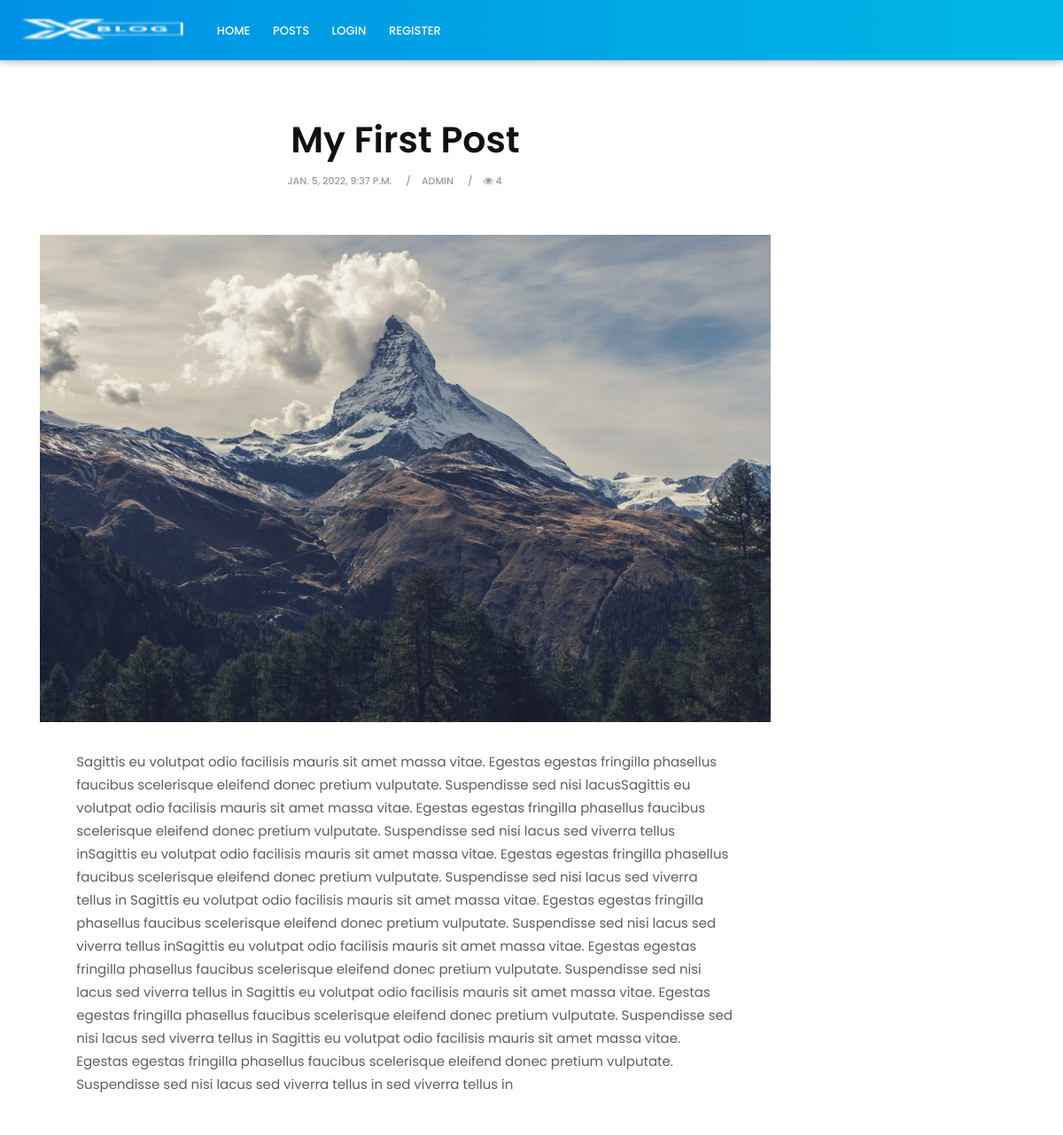
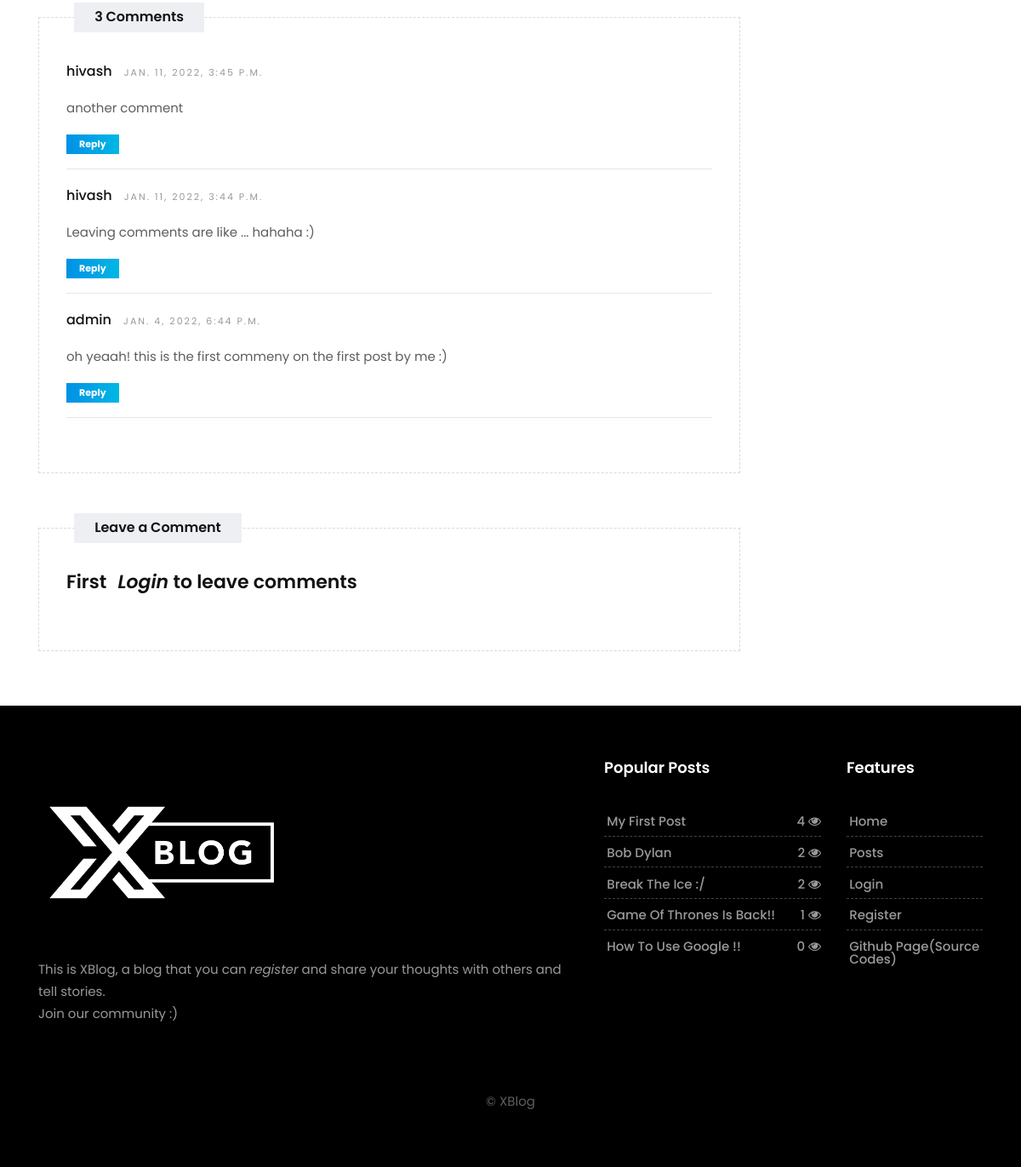
The page /posts/my-first-post on the database its author committed (2 pictures, top to bottom).
### my_blog/models.py (models this page shows, shortened)
class Post(models.Model):
    author = models.ForeignKey(User, on_delete=models.CASCADE, related_name='posts')
    title = models.CharField(max_length=50)
    content = models.TextField(null=True) # content = Text Editor
    summary = models.TextField(null=True)
    views = models.PositiveIntegerField(default=0)
    is_promote = models.BooleanField(default=False)
    date = models.DateTimeField(auto_now=True)
    image_name = models.CharField(max_length=64, null=True, default='default.png')
    slug = models.SlugField(unique=True, db_index=True, null=True)

class Comment(models.Model):
    post = models.ForeignKey(Post, on_delete=models.CASCADE, related_name="comments")
    author = models.ForeignKey(User, on_delete=models.CASCADE, related_name="comments", null=True)
    content = models.TextField(null=True)   # content = Text Editor
    date = models.DateTimeField(auto_now=True, null=True)
    active = models.BooleanField(default=True)

### my_blog/views.py (the view, shortened to what this page needs)
# urls.py: path("posts/<slug:slug>", views.post_detail, name='post_detail')
def post_detail(request, slug):
    post = get_object_or_404(Post, slug=slug)
    comments = post.comments.filter(active=True).order_by("-date")
    return render(request, 'my_blog/post_detail.html', context={
        'post':post,
        'comments':comments,
    })

### my_blog/context_processors.py (called while the page is built)
def add_variable_to_base(request):
    posts = Post.objects.all().order_by("-views")[:5]
    return {
        'posts': posts
    }

### my_blog/templates/my_blog/post_detail.html (shortened to what this page needs)
{% extends 'my_blog/base.html' %}
{% load static %}
{% block content %}
    <section class="section single-wrapper">
        <div class="container">
            <div class="row">
                <div class="col-lg-9 col-md-12 col-sm-12 col-xs-12">
                    <div class="page-wrapper">
                        <div class="blog-title-area text-center">
                            <h3>{{post.title}}</h3>
                            <div class="blog-meta big-meta">
                                <small>{{post.date}}</small>
                                <small>{{post.author}}</small>
                                <small><i class="fa fa-eye"></i> {{post.views}}</small>
                            </div>
                        </div>
                        <div class="single-post-media">
                            <img src="{% static 'my_blog/images/'|add:post.image_name %}" alt="" class="img-fluid">
                        </div>
                        <div class="blog-content">
                            <div class="pp">
                                <p>{{post.content}}</p>
                            </div>
                        </div>
                        <div class="custombox clearfix">
                            {% if comments|length > 1 %}
                                <h4 class="small-title">{{comments|length}} Comments</h4>
                            {% else %}
                                <h4 class="small-title">{{comments|length}} Comment</h4>
                            {% endif %}
                            <div class="row">
                                <div class="col-lg-12">
                                    <div class="comments-list">
                                        {% for comment in comments %}
                                            <div class="media-body">
                                                <h4 class="media-heading user_name">{{comment.author}} <small>{{comment.date}}</small></h4>
                                                <p>{{comment.content}}</p>
                                                <a href="#" class="btn btn-primary btn-sm">Reply</a>
                                                <hr>
                                            </div>
                                        {% endfor %}
                                        </div>
                                    </div>
                                </div>
                            </div>
                        </div>
                        <div class="custombox clearfix">
                            <h4 class="small-title">Leave a Comment</h4>
                            <div class="row">
                                <div class="col-lg-12">
                                    {% if "user" in request.session %}
                                        <form class="form-wrapper" method="POST">
                                            {% csrf_token %}
                                            <textarea class="form-control" placeholder="Your comment" name="content"></textarea>
                                            <button type="submit" class="btn btn-primary">Submit Comment</button>
                                        </form>
                                    {% else %}
                                        <h3>First <i><a class="ml-2" href="{% url 'login' %}">Login</a></i> to leave comments </h3>
                                    {% endif %}
                                </div>
                            </div>
                        </div>
                    </div>
                </div>
            </div>
    </section>
{% endblock content %}

### my_blog/templates/my_blog/base.html (shortened to what this page needs)
{% load static %}
<!DOCTYPE html>
<html lang="en">
<head>
        <link rel="stylesheet" href="https://maxcdn.bootstrapcdn.com/bootstrap/4.0.0/css/bootstrap.min.css">
        <link href="{% static 'my_blog/css/bootstrap.css' %}" rel="stylesheet">
        <link href="{% static 'my_blog/css/font-awesome.min.css' %}" rel="stylesheet">
        <link href="{% static 'my_blog/style.css' %}" rel="stylesheet">
        <link href="{% static 'my_blog/css/responsive.css' %}" rel="stylesheet">
        <link href="{% static 'my_blog/css/colors.css' %}" rel="stylesheet">
        <link href="{% static 'my_blog/css/version/tech.css' %}" rel="stylesheet">
</head>
<body>
        <header class="tech-header header">
            <div class="container-fluid">
                <nav class="navbar navbar-toggleable-md navbar-inverse fixed-top bg-inverse">
                    <a class="navbar-brand" href="tech-index.html"><img src="{% static 'my_blog/images/version/X-Blog-nav.png' %}" alt="logo"></a>
                    <div class="collapse navbar-collapse" id="navbarCollapse">
                        <ul class="navbar-nav mr-auto">
                            <li class="nav-item">
                                <a class="nav-link" href="{% url 'index' %}">Home</a>
                            </li>
                            <li class="nav-item">
                                <a class="nav-link" href="{% url 'posts' %}">Posts</a>
                            </li>
                            {% if "user" in request.session %}
                                <li class="nav-item">
                                    <a class="nav-link" href="{% url 'profile' request.session.user %}">{{request.session.user}}</a>
                                </li>
                                <li class="nav-item">
                                    <a class="nav-link" href="{% url 'add_post' %}">Add Post</a>
                                </li>
                                <li class="nav-item">
                                    <a class="nav-link" href="{% url 'logout' %}">Logout</a>
                                </li>
                            {% else %}
                                <li class="nav-item">
                                    <a class="nav-link" href="{% url 'login' %}">Login</a>
                                </li>
                                <li class="nav-item">
                                    <a class="nav-link" href="{% url 'register' %}">Register</a>
                                </li>
                            {% endif %}
                        </ul>
                    </div>
                </nav>
            </div>
        </header>
        {% block content %}{% endblock content %}
        <footer class="footer">
            <div class="container">
                <div class="row">
                    <div class="col-lg-7">
                        <div class="widget">
                            <div class="footer-text text-left">
                                <a href="index.html"><img src="{% static 'my_blog/images/version/X-Blog.png' %}" alt="logo" class="img-fluid"></a>
                                <p>
                                    This is XBlog, a blog that you can <a href="{% url 'register' %}"><em>register</em></a> and share your thoughts with others and tell stories. <br> Join our community :)
                                </p>
                            </div>
                        </div>
                    </div>
                    <div class="col-lg-3 col-md-12 col-sm-12 col-xs-12">
                        <div class="widget">
                            <h2 class="widget-title">Popular Posts</h2>
                            <div class="link-widget">
                                <ul>
                                    {% for post in posts %}
                                        <li><a href="{% url 'post_detail' post.slug%}">{{post.title}} <span>{{post.views}} <i class="fa fa-eye"></i></span></a></li>
                                    {% endfor %}
                                </ul>
                            </div>
                        </div>
                    </div>
                    <div class="col-lg-2 col-md-12 col-sm-12 col-xs-12">
                        <div class="widget">
                            <h2 class="widget-title">Features</h2>
                            <div class="link-widget">
                                <ul>
                                    <li><a href="{% url 'index' %}">Home</a></li>
                                    <li><a href="{% url 'posts' %}">Posts</a></li>
                                    {% if "user" in request.session %}
                                        <li><a href="{% url 'logout' %}">logout</a></li>
                                    {% else %}
                                        <li><a href="{% url 'login' %}">Login</a></li>
                                        <li><a href="{% url 'register' %}">Register</a></li>
                                    {% endif %}
                                    <li><a href="#">Github Page(source codes) </a></li>
                                </ul>
                            </div>
                        </div>
                    </div>
                </div>
                <div class="row">
                    <div class="col-md-12 text-center">
                        <br>
                        <div class="copyright">&copy; XBlog</div>
                    </div>
                </div>
            </div>
        </footer>
</body>
</html>

### my_blog/static/my_blog/style.css (style rules this page uses)
body { font-size: 15px; line-height: 26px; background-color: #ffffff; }
h1, h2, h3, h4, h5, body, p, .topbar-section, .navbar-inverse .navbar-nav .nav-link, .header .dropdown-menu, .navbar-nav .nav-link { font-family: 'Roboto', serif; }
h1, h2, h3, h4, h5, h6 { font-weight: 700; line-height: 1.4; color: #111111; }
h2 { font-size: 27px; line-height: 38px; margin-bottom: 20px }
h3 { font-size: 22px; line-height: 30px; margin-bottom: 17px }
h4 { font-size: 19px; line-height: 29px; margin-bottom: 14px }
a { color: #111111; }
body, p { color: #5e5e5e; }
p { margin-bottom: 26px; font-size: 15px; line-height: 26px; }
a { text-decoration: none !important; }
.header { padding: 0.4rem 0; position: relative; background-color: #ffffff; }
.navbar-inverse .navbar-nav .nav-link, .navbar-nav .nav-link { font-size: 15px; font-weight: 500; line-height: 1; padding: 0.9rem 0 0.8rem; text-transform: capitalize; color: #121212; }
.navbar-toggleable-md .navbar-nav .nav-link { padding-left: 0.8rem; padding-right: 0.8rem; }
.navbar-nav { margin: 0; }
.section { padding: 4rem 0; display: block; position: relative; background-color: #ffffff; }
.footer .widget-title { display: table; font-size: 18px; line-height: 1; margin: 0 0 2rem; padding: 0 0 0.5rem; }
.footer { padding: 4rem 0 4rem; background: url(images/footer.png) repeat-x center bottom #edeff2; }
.footer ul { padding: 0; margin: 0; list-style: none; }
.footer ul li { margin-bottom: 0.3rem; }
.footer ul li:last-child { margin-bottom: 0; }
.footer h5, .footer ul li a { color: #111111; }
.footer a, .footer p, .blog-list-widget small { color: rgba(0, 0, 0, 0.6) !important; }
.single-post-media { display: block; position: relative; overflow: hidden; margin-bottom: 2rem; }
.single-post-media img { width: 100%; }
.blog-title-area { display: block; position: relative; padding: 0; margin-bottom: 3rem; }
.blog-title-area .breadcrumb-item.active, .blog-title-area .breadcrumb-item + .breadcrumb-item::before, .blog-title-area .blog-meta small, .blog-title-area a { color: #a3a5a8; }
.blog-title-area h3 { font-size: 41px; line-height: 50px; margin-bottom: 7px; margin-top: 0; overflow-wrap: break-word; }
.user_name { font-size: 16px; font-weight: 500; }
.comments-list p { margin-bottom: 1rem }
.tag-cloud-single a, .comments-list .media-right, .comments-list small { color: #999 !important; font-size: 11px; letter-spacing: 2px; margin-top: 5px; padding-left: 10px; text-transform: uppercase; }
.media-body .btn-primary { padding: 5px 15px !important; font-size: 11px !important; }
.small-title { background: #edeff2 none repeat scroll 0 0; font-size: 16px; left: 5%; line-height: 1; margin: 0; padding: 0.6rem 1.5rem; position: absolute; text-align: center; top: -18px; }
.custombox { position: relative; padding: 3rem 2rem; border: 1px dashed #dadada; }
.pp { padding-left: 5%; padding-right: 5%; }
.blog-meta small { font-size: 11px; display: inline-block; margin-bottom: 0; padding-bottom: 0; color: #111111; font-weight: bold; text-transform: uppercase; margin-right: 0.5rem; }
.blog-meta small:after { content: "/"; padding-left: 1rem; }
.blog-meta small:last-child:after { content: "" }
.footer-text img { max-width: 290px; }
.footer-text p { margin-bottom: 0; padding: 1rem 0 1.2rem; }
.btn { background-color: #111111; border: 0 none; border-radius: 0; font-size: 14px; font-weight: bold; padding: 0.8rem 2rem; text-transform: none; }
.link-widget li { padding: 0.4rem 0.2rem 0.6rem; text-transform: capitalize; line-height: 1; font-weight: 500; position: relative; margin: 0; border-bottom: 1px dashed #dadada; }
.link-widget li:last-child { border-bottom: 0 dashed #dadada; }
.link-widget li span { position: absolute; right: 0; }

### my_blog/static/my_blog/css/colors.css (style rules this page uses)
.footer .widget-title { border-color: #3197d6; }

### rows shown on the page
Post: title "My First Post", date "JAN. 5, 2022, 9:37 P.M.", author "ADMIN", views "4", image_name (picture), content "Sagittis eu volutpat odio facilisis mauris sit amet massa vitae. Egestas egestas fringilla phasellus faucibus scelerisque eleifend donec pretium vulputate. Suspendisse sed nisi lacusSagittis eu volutpat odio facilisis mauris sit amet massa vitae. Egestas egestas fringilla phasellus faucibus scelerisque eleifend donec pretium vulputate. Suspendisse sed nisi lacus sed viverra tellus inSagittis eu volutpat odio facilisis mauris sit amet massa vitae. Egestas egestas fringilla phasellus faucibus scelerisque eleifend donec pretium vulputate. Suspendisse sed nisi lacus sed viverra tellus in Sagittis eu volutpat odio facilisis mauris sit amet massa vitae. Egestas egestas fringilla phasellus…"
Comment: author "hivash", date "JAN. 11, 2022, 3:45 P.M.", content "another comment"
Comment: author "hivash", date "JAN. 11, 2022, 3:44 P.M.", content "Leaving comments are like ... hahaha :)"
Comment: author "admin", date "JAN. 4, 2022, 6:44 P.M.", content "oh yeaah! this is the first commeny on the first post by me :)"
Post: title "Bob Dylan", views "2"
Post: title "Break The Ice :/", views "2"
Post: title "Game Of Thrones Is Back!!", views "1"
Post: title "How To Use Google !!", views "0"

### other values the page prints
{{ comments|length }} "3"
